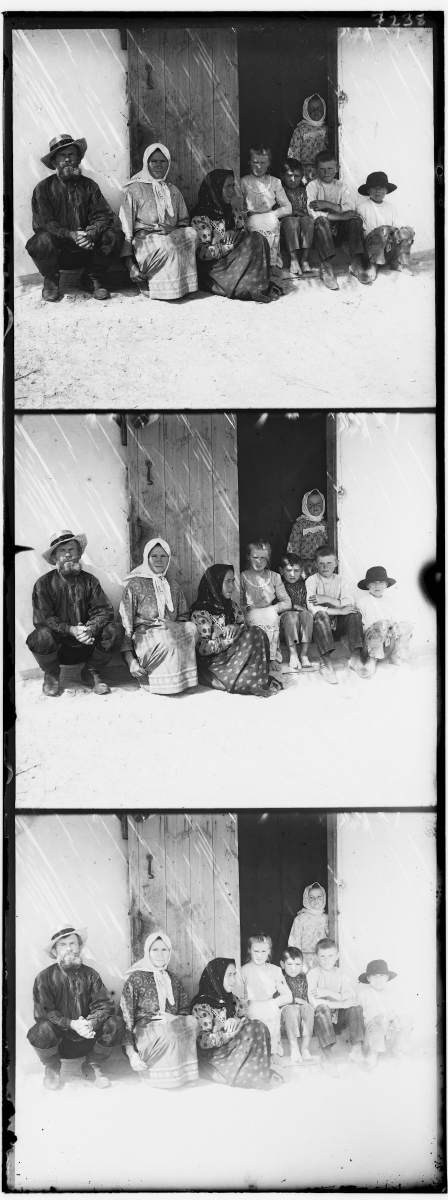
%> input picture multiplex.jpg, 1792 x 4800 px (shown at 1/4 size)
$ octave Proyecto3.m   (GNU Octave 9; MATLAB toolbox functions it lacks are replaced by stand-ins)
%> lines starting %> are read from the running program, lines starting %| are printed output that depends on the picture
clc;
clear;

im = imread('multiplex.jpg');
%> im is the input picture: size 4800x1792 uint8; min 0, max 254, mean 163.6
figure,imshow(im), title('Original')

% 1. Dividir imagen
B=im(1:1600,1:1792);
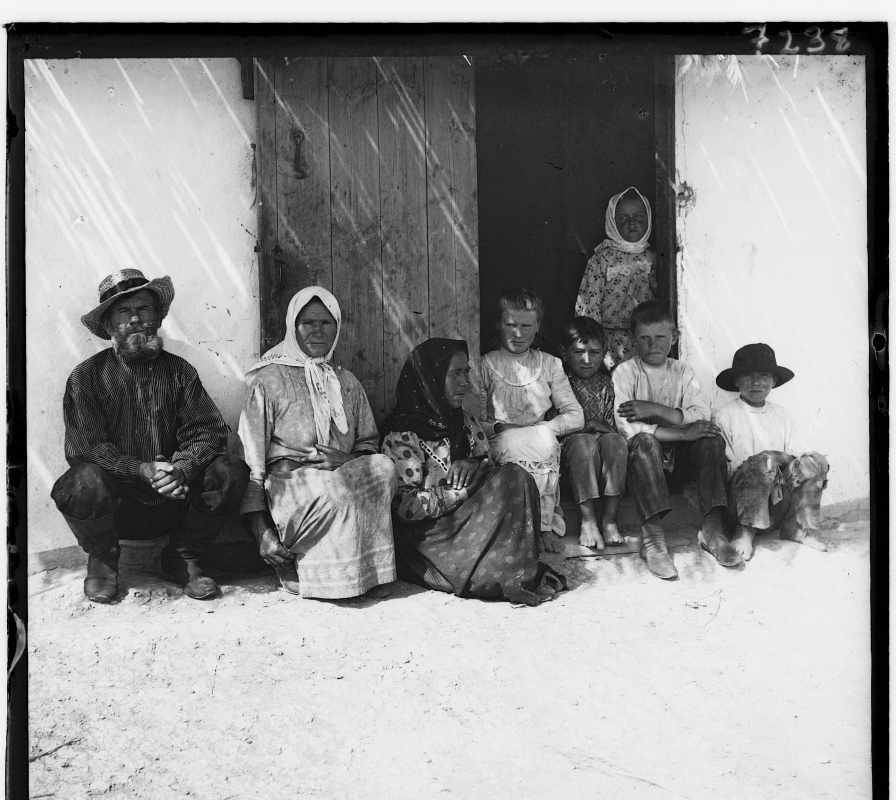
%> B: size 1600x1792 uint8 (shown at 1/2 size); min 0, max 251, mean 146.5
G=im(1601:3200,1:1792);
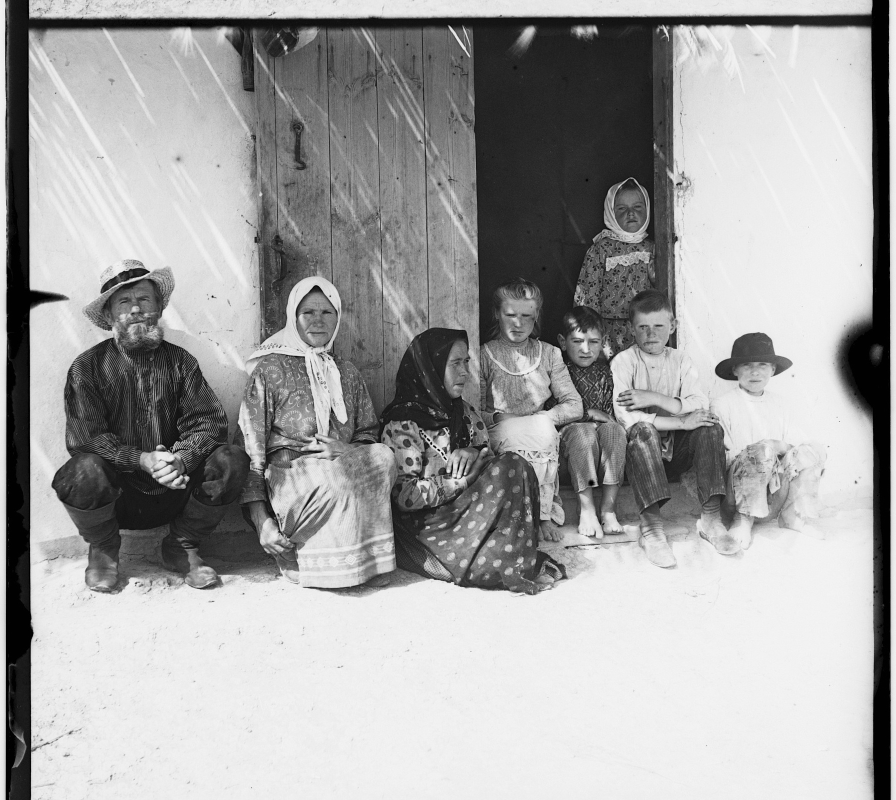
%> G: size 1600x1792 uint8 (shown at 1/2 size); min 0, max 254, mean 163.3
R=im(3201:end,1:1792);
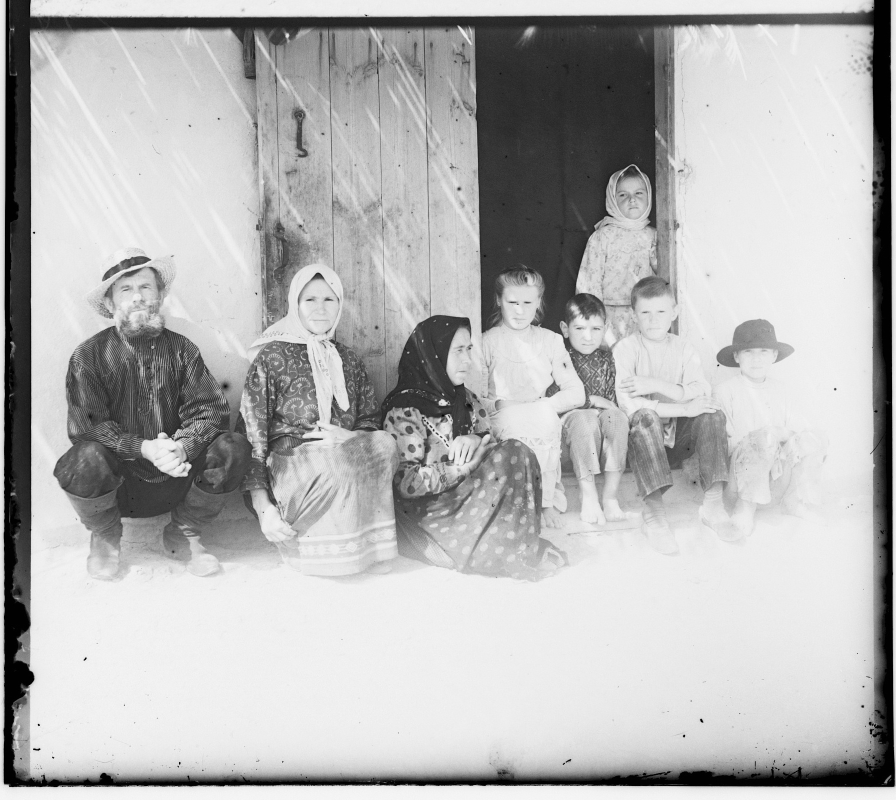
%> R: size 1600x1792 uint8 (shown at 1/2 size); min 0, max 254, mean 181.1
% figure,imshow(R), title('R')
% figure,imshow(G), title('G')
% figure,imshow(B), title('B')

%2. Eliminar bordes
CX=896; CY=800;
rx = CX+(-800:800); ry = CY+(-700:700);
im2 = uint8(zeros(1401,1601,3));
im2(:,:,1) = R(ry,rx);
im2(:,:,2) = G(ry,rx);
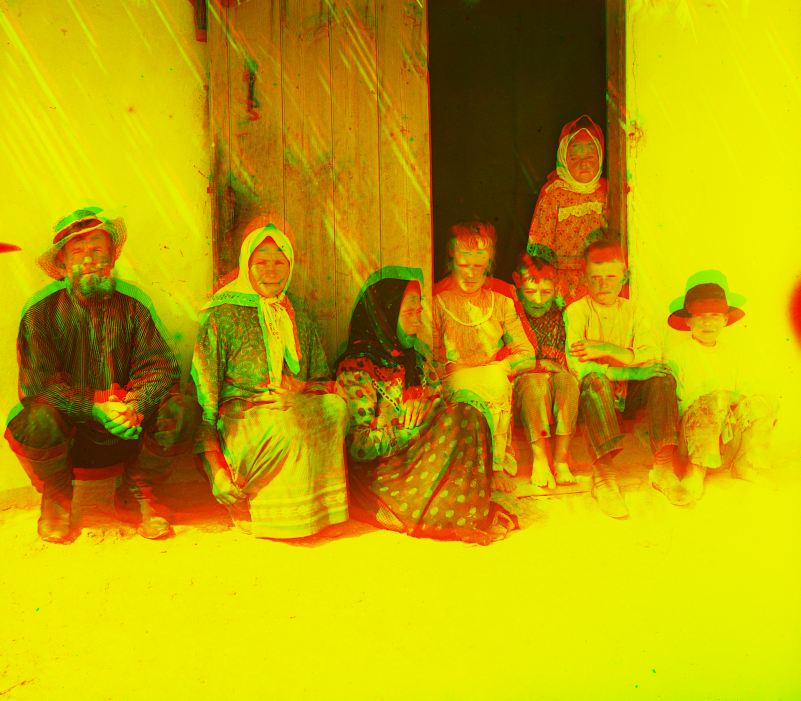
%> im2: size 1401x1601x3 uint8 (shown at 1/2 size); mean R, G, B 190.5, 164.9, 0
im2(:,:,3) = B(ry,rx);
figure,imshow(im2), title('Color')

%Alineaci髇 manual
fprintf('Parte A\n');
figure,imshow(im2(:,:,1)), title('R')
figure,imshow(im2(:,:,2)), title('G')
%> after `imshow(im2(:,:,2))`:
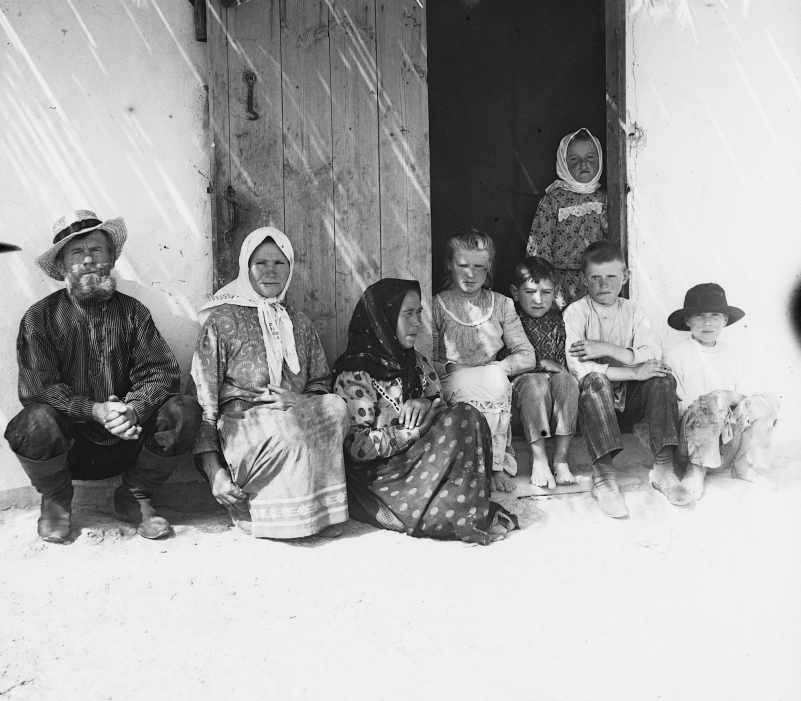
%> displayed picture: size 1401x1601, on the screen's scale of 0 to 255 (shown at 1/2 size); min 0, max 252, mean 164.9
figure,imshow(im2(:,:,3)), title('B')
%> after `imshow(im2(:,:,3))`:
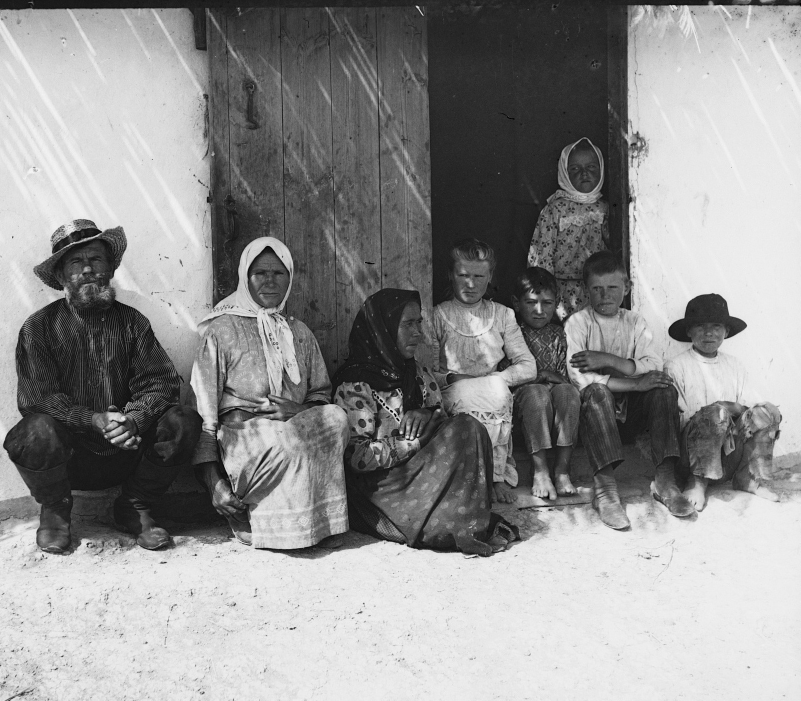
%> displayed picture: size 1401x1601, on the screen's scale of 0 to 255 (shown at 1/2 size); min 0, max 249, mean 145

Xb=1370;
Yb=638;
Xg=1368;
Yg=618;
Xr=1371;
Yr=592;

dXr=Xr-Xg;
dYr=Yr-Yg;
dXb=Xb-Xg;
dYb=Yb-Yg;
fprintf('dXr = %f\n',dXr);
fprintf('dYr = %f\n',dYr);
fprintf('dXb = %f\n',dXb);
fprintf('dYb = %f\n',dYb);

im2(:,:,1) = R(ry+dYr,rx+dXr);
im2(:,:,3) = B(ry+dYb,rx+dXb);
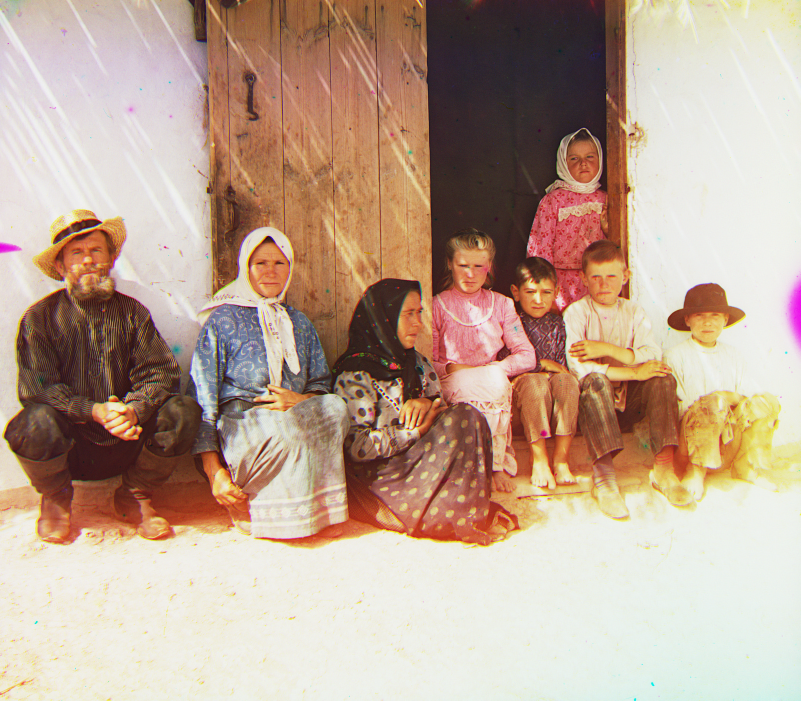
%> im2: size 1401x1601x3 uint8 (shown at 1/2 size); mean R, G, B 189.1, 164.9, 147.5
figure,imshow(im2), title('Alineaci髇 manual')
